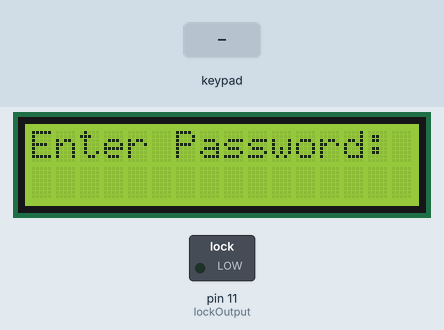
Simulated run of this sketch. Board: Arduino Uno, built with avr-gcc and run on an emulated ATmega328P. Parts: 16×2 character LCD, switched loads named in the sketch (green lamp = pin HIGH). The test bench sets the inputs (shaded band).

Above: at 1.2 s.
1.3 s: keypad keys 1 2 3 4 5 6 7 8 pressed 0.4 s apart
At 5.0 s:
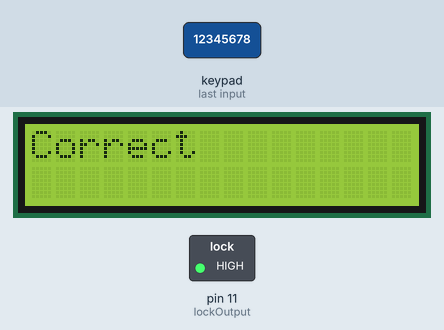
6.0 s: key '*' pressed
9.0 s: keypad keys 0 0 0 0 0 0 0 0 # pressed 0.4 s apart
At 13.9 s:
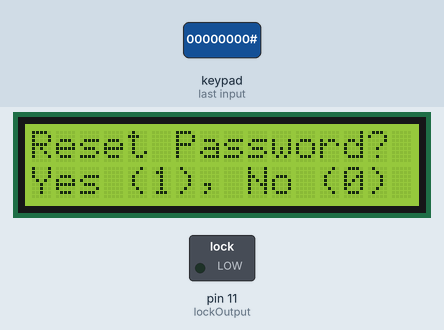
15.6 s: keypad keys 1 3 9 7 2 2 2 2 pressed 0.4 s apart
At 19.7 s:
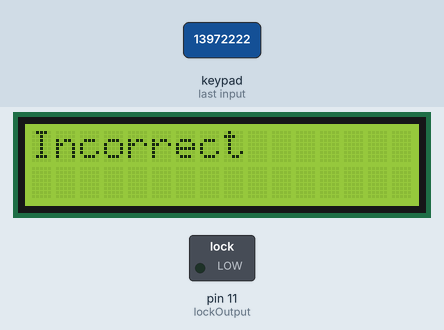
20.4 s: keypad keys 1 3 9 7 2 2 2 2 # pressed 0.4 s apart
At 26.0 s:
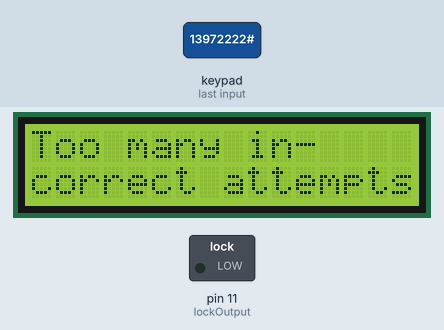
Timing chart, 0 to 27.5 s (numbered marks = the images above; inputs shaded):
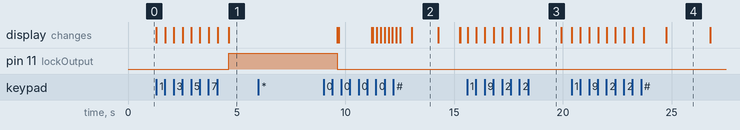

The sketch:

arduinoide.ino
```cpp
// Include Arduino Wire library for I2C
#include <Wire.h>
// Include LCD display library for I2C
#include <LiquidCrystal_I2C.h>
// Include Keypad library
#include <Keypad.h>

// Length of password + 1 for null character
#define Password_Length 9

// Character to hold password input
char Data[Password_Length];

// Password
char Master[Password_Length] = "12345678";

// Pin connected to lock relay input
int lockOutput = 11;

// counter for incorrect attempts, max att
int countinc = 0;
#define MAXINC 3

// Counter for character entries
byte data_count = 0;

// Character to hold key input
char customKey;

// Constants for row and column sizes
const byte ROWS = 4;
const byte COLS = 3;

// Array to represent keys on keypad
char hexaKeys[ROWS][COLS] = {
  { '1', '2', '3' },
  { '4', '5', '6' },
  { '7', '8', '9' },
  { '*', '0', '#' }
};

// Connections to Arduino
byte rowPins[ROWS] = { 8, 7, 6, 5 };
byte colPins[COLS] = { 4, 3, 2 };

// Create keypad object
Keypad customKeypad = Keypad(makeKeymap(hexaKeys), rowPins, colPins, ROWS, COLS);

// Create LCD object
LiquidCrystal_I2C lcd(0x27, 16, 2);

void setup() {
  // Setup LCD with backlight and initialize
  lcd.backlight();
  lcd.init();

  // Set lockOutput as an OUTPUT pin
  pinMode(lockOutput, OUTPUT);
}

void loop() {

  // Initialize LCD and print
  lcd.setCursor(0, 0);
  lcd.print("Enter Password:");

  // Look for keypress
  customKey = customKeypad.getKey();
  if (customKey) {

    // if *, show password
    if (customKey == '*') {
      showPass();
      goto shown;
    }

    // if #, backspace
    if (customKey == '#') {
      backspace();
      goto shown;
    }


    // Enter keypress into array and increment counter

    Data[data_count] = customKey;
    lcd.setCursor(data_count, 1);
    lcd.print('*');
    data_count++;
  }

  // See if we have reached the password length
  if (data_count == Password_Length - 1) {
    delay(500);
    lcd.clear();

    if (!strcmp("00000000", Data)) {
      changepass();
    }

    if (!strcmp(Data, Master)) {
      // Password is correct
      lcd.print("Correct");
      // Turn on relay for 5 seconds
      digitalWrite(lockOutput, HIGH);
      delay(5000);
      digitalWrite(lockOutput, LOW);
    } else {
      // Password is incorrect
      lcd.print("Incorrect");
      delay(1000);
      countinc++;
      if (countinc == MAXINC) {
        lcd.clear();
        lcd.print("Too many in-");
        lcd.setCursor(0, 1);
        lcd.print("correct attempts.");
        delay(2000);
        lcd.clear();
        lcd.print("Try again later");
        delay(7000);
        countinc = 0;
      }
    }

    // Clear data and LCD display
    lcd.clear();
    clearData();
  }

shown:
  NULL;
}

void clearData() {
  // Go through array and clear data
  // put inside bracket to be cool
  while (data_count != 0) {
    Data[data_count] = 0;
    data_count--;
  }
  return;
}

void showPass() {
  // Clear screen, set cursor to start
  lcd.clear();
  lcd.setCursor(0, 0);
  lcd.print("Check Password:");
  lcd.setCursor(0, 1);
  // print every char in password
  for (int i = 0; i < data_count; i++) {
    lcd.print(Data[i]);
  }
  // wait for one second
  delay(1500);
  // clear screen, set cursor to start
  lcd.clear();
  lcd.setCursor(0, 0);
  lcd.print("Enter Password:");
  lcd.setCursor(0, 1);
  // print stars
  for (int i = 0; i < data_count; i++) {
    lcd.print('*');
  }
}

void backspace() {

  if (data_count) {
    data_count--;
    lcd.clear();
    lcd.print("Enter Password:");
    lcd.setCursor(0, 1);
    for (int i = 0; i < data_count; i++) {
      lcd.print('*');
    }
  }
}

void changepass() {
  clearData();
  lcd.clear();
  lcd.print("Reset Password?");
  lcd.setCursor(0, 1);
  lcd.print("Yes (1), No (0)");
  delay(1000);

  do {
    customKey = customKeypad.getKey();
  } while (!customKey);
  if (customKey == '1') {
    lcd.clear();
    lcd.print("Old Password:");
    for (int i = 0; i < 8; i++) {
      do {
        customKey = customKeypad.getKey();
      } while (!customKey);
      if (customKey) {

        // if *, show password
        if (customKey == '*') {
          showPass();
          i = i - 1;
          continue;
        }

        // if #, backspace

        if (customKey == '#') {
          lcd.setCursor(0, 0);
          lcd.print("Incorrect input");
          delay(500);
          lcd.setCursor(0, 0);
          lcd.print("Old Password:  ");
          i = i - 1;
          continue;
        }


        // Enter keypress into array and increment counter

        Data[data_count] = customKey;
        lcd.setCursor(data_count, 1);
        lcd.print('*');
        data_count++;
      }
    }
    if (!strcmp(Data, Master)) {
      // Password is correct
      lcd.print("Correct");
      delay(500);
      lcd.clear();
      lcd.print("Enter new");
      lcd.setCursor(0, 1);
      lcd.print("Password");
      delay(1000);
      lcd.clear();
      for (int i = 0; i < 8; ++i) {

        do {
          customKey = customKeypad.getKey();
        } while (!customKey);

        if (customKey) {

          // if *, show password
          if (customKey == '*') {
            showPass();
            continue;
          }

          // if #, backspace
          if (customKey == '#') {
            if( i != 0 ){
              Master[i-1]=0;
            i = i - 1;
            continue;}
          }
          Master[i] = customKey;
        }
      }
      lcd.clear();
      lcd.print("Password Reset");
      lcd.setCursor(0, 1);
      lcd.print("Complete");
      delay(1000);
      lcd.clear();
    } else {
      lcd.clear();
      lcd.print("In-correct");
      lcd.setCursor(0, 1);
      lcd.print("Password");
      delay(1000);
    }
    return;
  } else
    return;


  // for (int i = 0; i < Password_Length; i++) {
  //   // add stuff
  // }
}
```

Measured:
- after the input at 1.3 s, pin 11 (lockOutput): LOW → HIGH after 3.3 s; the display: first changes at once (image 1 shows a later state)
- after the input at 6.0 s, every drawn part: stays the same
- after the input at 9.0 s, the display: first differs from a run without the input after 2.3 s (image 2 shows a later state)
- after the input at 15.6 s, the display: first changes at once (image 3 shows a later state)
- after the input at 20.4 s, the display: first changes at once (image 4 shows a later state)
- what the display in image 2 shows lasts 1.2 s, from 13.1 s to 14.3 s
- what the display in image 3 shows lasts 1.0 s, from 18.9 s to 19.9 s
